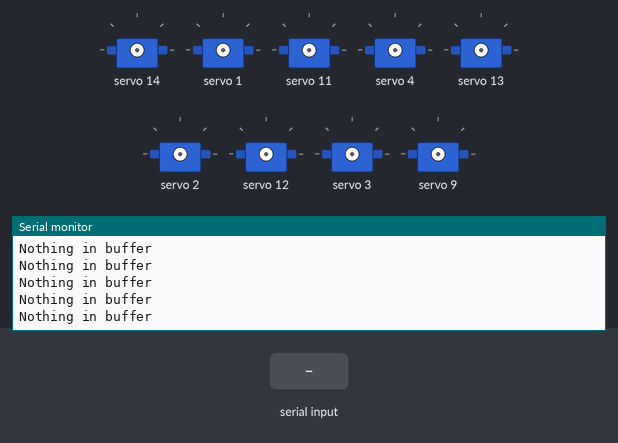
This sketch was run on a simulated Arduino Uno, built with avr-gcc and run on an emulated ATmega328P. Parts: 9 × servo, the last lines printed to the serial monitor. The inputs (shaded band) are chosen by the test bench.

Above: at 1.2 s.
1.3 s: "90,45,200\n" received over Serial
At 2.5 s:
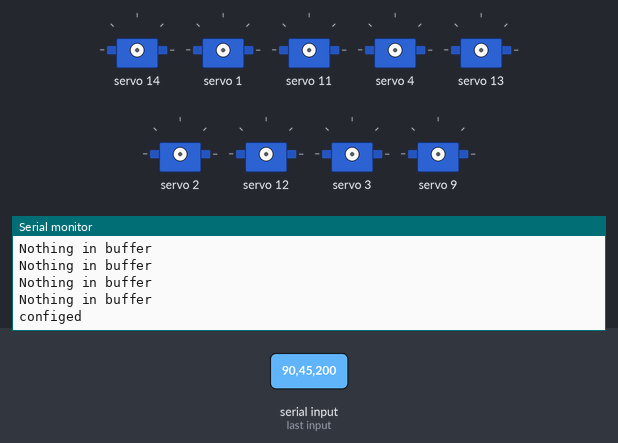
2.8 s: "30,150,10\n" received over Serial
At 6.2 s:
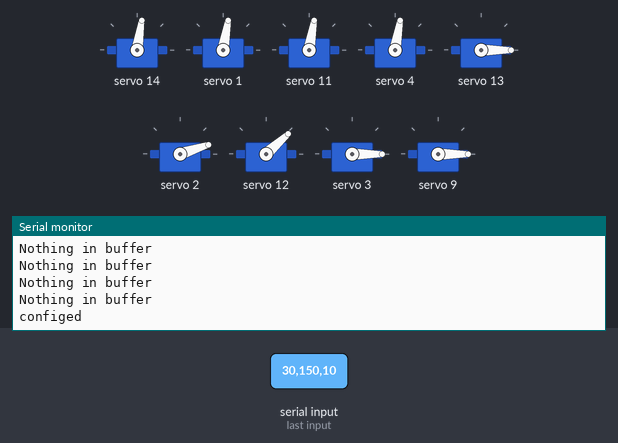

The sketch:

servo_control.ino
```cpp
#include <Wire.h>
#include <Adafruit_PWMServoDriver.h>

#define SERVO_FREQ 50

Adafruit_PWMServoDriver pwm = Adafruit_PWMServoDriver();

int flag = 0;

uint8_t FLH = 14;
uint8_t FLT = 13;
uint8_t FLF = 12;

uint8_t FRH = 1;
uint8_t FRT = 2;
uint8_t FRF = 3;

uint8_t BLH = 11;
uint8_t BLT = 10;
uint8_t BLF = 9;

uint8_t BRH = 4;
uint8_t BRT = 6;
uint8_t BRF = 5;

float x = 0;
float a = 0;
float b = 0;
float c = 0;
float d = 0;
float e = 0;
float f = 0;
float g = 0;
float h = 0;


void setup() {
  Serial.begin(9600);
  pwm.begin();
  pwm.setOscillatorFrequency(27000000);
  pwm.setPWMFreq(SERVO_FREQ);
  delay(5);
}

void loop() {
  if(flag == 0) {
    if(Serial.available() > 0) {
      //Serial.println("Message is available");
      flag = 1;
      Serial.println("configed");
    }
    else {
      Serial.println("Nothing in buffer");
    }
  }
  else {

    Serial.flush();
    x = Serial.parseFloat();
    a = Serial.parseFloat();
    b = Serial.parseFloat();
    c = Serial.parseFloat();
    d = Serial.parseFloat();
    e = Serial.parseFloat();
    f = Serial.parseFloat();
    g = Serial.parseFloat();
    h = Serial.parseFloat();

    pwm.setPWM(FLH, 0, 282);
    pwm.setPWM(FRH, 0, 281);
    pwm.setPWM(BLH, 0, 280);
    pwm.setPWM(BRH, 0, 280); //kept values

    pwm.setPWM(FLT, 0, a); // 315 (straight down) 488 (back)
    pwm.setPWM(FRT, 0, e); // 282 (straight down) 92 (back)
    pwm.setPWM(BLT, 0, c); // 88 (straight down) 280 (back)
    pwm.setPWM(BRT, 0, g); // 510 (straight down) 320 (back)

    pwm.setPWM(FLF, 0, b); // 282 (foot down) 100 (up)
    pwm.setPWM(FRF, 0, f); // 315 (foot down) 501 (up)
    pwm.setPWM(BLF, 0, d); // 320 (foot down) 120 (up)
    pwm.setPWM(BRF, 0, h); // 305 (foot down) 491 (up)
  }
}
```

Measured:
- after the input at 1.3 s, the serial monitor: prints a new line after 0.07 s (image 1)
- after the input at 2.8 s, servo 2: stays 18° (without the input it goes to 42° after 4.6 s)
